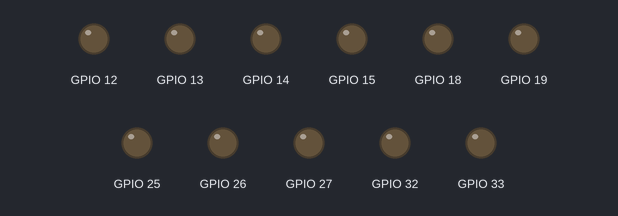
Bench run of a program on a simulated ESP32. Parts: output pins drawn as LEDs (lit = HIGH). WiFi joins after 1.5 s; servers stay silent unless stated; what the program prints to the serial monitor is not drawn.

Above: at 0.1 s.
At 1.6 s:
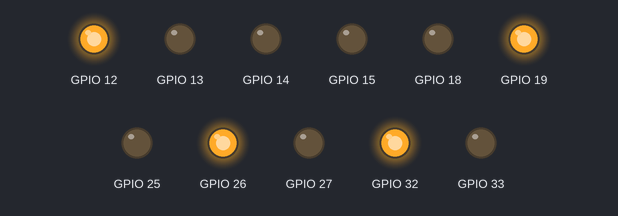
Timing chart, 0 to 3.1 s (numbered marks = the images above):
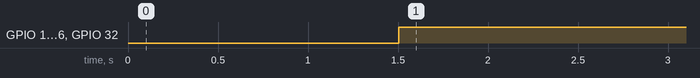

Measured:
- by itself, GPIO 12, GPIO 19, GPIO 26, GPIO 32: LOW → HIGH at 1.5 s

The program:

main.cpp
```cpp
/*
 * ESP32 main control unit.
 * - Receives {rx,ry,rheading,tx,ty,push} JSON over UDP from the MaixCam (see
 *   docs/PROTOCOL.md).
 * - Mixes that into 4 omniwheel motor commands (mecanum-style kinematics).
 * - Falls back to local-only behavior if no packet arrives for
 *   LAST_PACKET_TIMEOUT_MS (WiFi dropout risk from slide 9).
 * - Reads the IMU for orientation as a sanity check / fallback heading source.
 *
 * Wire the // TODOs in include/config.h before this will actually drive.
 */
#include <Arduino.h>
#include <WiFi.h>
#include <WiFiUdp.h>
#include <ArduinoJson.h>
#include "config.h"

WiFiUDP udp;
uint8_t packetBuffer[512];

unsigned long lastPacketMs = 0;
float lastTx = 0, lastTy = 0, lastRx = 0, lastRy = 0;
bool lastPush = false;

// ---------------------------------------------------------- motor setup ---
static const MotorPins MOTORS[4] = {MOTOR_FL, MOTOR_FR, MOTOR_RL, MOTOR_RR};
static const int PWM_CHANNELS[4] = {0, 1, 2, 3};

void setupMotors() {
    for (int i = 0; i < 4; i++) {
        pinMode(MOTORS[i].in1, OUTPUT);
        pinMode(MOTORS[i].in2, OUTPUT);
        ledcSetup(PWM_CHANNELS[i], PWM_FREQ_HZ, PWM_RESOLUTION);
        ledcAttachPin(MOTORS[i].pwm, PWM_CHANNELS[i]);
        pinMode(MOTORS[i].enc_a, INPUT);
        pinMode(MOTORS[i].enc_b, INPUT);
        // TODO: attachInterrupt on enc_a for real quadrature counting once
        // you need closed-loop speed control instead of open-loop PWM.
    }
}

// speed in [-1.0, 1.0]
void driveMotor(int idx, float speed) {
    speed = constrain(speed, -1.0f, 1.0f);
    bool forward = speed >= 0;
    digitalWrite(MOTORS[idx].in1, forward ? HIGH : LOW);
    digitalWrite(MOTORS[idx].in2, forward ? LOW : HIGH);
    int duty = (int)(fabs(speed) * ((1 << PWM_RESOLUTION) - 1));
    ledcWrite(PWM_CHANNELS[idx], duty);
}

void stopAllMotors() {
    for (int i = 0; i < 4; i++) driveMotor(i, 0.0f);
}

/*
 * Mecanum/omniwheel mixing: vx = strafe (+right), vy = forward (+away from
 * you), w = rotation (+clockwise from above). Signs depend on your physical
 * wheel roller orientation — if the robot drives diagonally when you ask for
 * straight forward, flip the sign on vx or w here, not in the vision code.
 */
void driveOmni(float vx, float vy, float w) {
    float fl = vy + vx + w;
    float fr = vy - vx - w;
    float rl = vy - vx + w;
    float rr = vy + vx - w;

    float maxMag = max(1.0f, max(max(fabs(fl), fabs(fr)), max(fabs(rl), fabs(rr))));
    driveMotor(0, fl / maxMag);
    driveMotor(1, fr / maxMag);
    driveMotor(2, rl / maxMag);
    driveMotor(3, rr / maxMag);
}

// ----------------------------------------------------------------- IMU ---
void setupImu() {
    // TODO: Wire.begin(IMU_SDA_PIN, IMU_SCL_PIN) + init your specific IMU chip
    // (MPU6050 is the common cheap choice). Left unimplemented until the
    // exact part is picked — see esp32/platformio.ini lib_deps for candidates.
}

float readImuHeadingDegrees() {
    // TODO: integrate gyro Z, or read a fused orientation if your IMU library
    // provides one. Returning 0 is a placeholder so the rest of the loop compiles.
    return 0.0f;
}

// --------------------------------------------------------------- WiFi ---
void setupWifi() {
    WiFi.begin(WIFI_SSID, WIFI_PASSWORD);
    Serial.print("Connecting to WiFi");
    while (WiFi.status() != WL_CONNECTED) {
        delay(300);
        Serial.print(".");
    }
    Serial.println();
    Serial.print("Connected. ESP32 IP (set this in maixcam/vision.py): ");
    Serial.println(WiFi.localIP());
    udp.begin(UDP_PORT);
}

void pollUdp() {
    int packetSize = udp.parsePacket();
    if (packetSize <= 0) return;

    int len = udp.read(packetBuffer, sizeof(packetBuffer) - 1);
    if (len <= 0) return;
    packetBuffer[len] = 0;

    JsonDocument doc;  // ArduinoJson v7
    DeserializationError err = deserializeJson(doc, packetBuffer, len);
    if (err) {
        Serial.print("JSON parse failed: ");
        Serial.println(err.c_str());
        return;
    }

    lastRx = doc["rx"] | 0.0f;
    lastRy = doc["ry"] | 0.0f;
    lastTx = doc["tx"] | 0.0f;
    lastTy = doc["ty"] | 0.0f;
    lastPush = doc["push"] | false;
    lastPacketMs = millis();
}

// ------------------------------------------------------- control loop ---
void runNormalControl() {
    // Simple proportional drive toward (tx, ty) in field-normalized coords.
    // TODO: replace with something that uses rheading/IMU heading to turn-then-drive,
    // or a proper feedback controller, once this basic version is working end to end.
    float dx = lastTx - lastRx;
    float dy = lastTy - lastRy;

    float vx = constrain(dx * 2.0f, -1.0f, 1.0f);
    float vy = constrain(dy * 2.0f, -1.0f, 1.0f);
    float w = 0.0f;  // TODO: use heading error once real heading is available

    if (lastPush) {
        // Driving through a block: prioritize straight-line torque over precision.
        vx *= 0.5f;
    }

    driveOmni(vx, vy, w);
}

void runFallbackControl() {
    // WiFi dropout fallback (slide 9). Placeholder: stop in place, which is
    // safe but passive. A slow forward sweep using only the IMU is a
    // reasonable next step once heading is real.
    stopAllMotors();
}

void setup() {
    Serial.begin(115200);
    setupMotors();
    setupImu();
    setupWifi();
}

void loop() {
    pollUdp();

    if (millis() - lastPacketMs < LAST_PACKET_TIMEOUT_MS) {
        runNormalControl();
    } else {
        runFallbackControl();
    }
}
```

config.h
```cpp
#pragma once

// ---------------------------------------------------------------- WiFi ---
#define WIFI_SSID     "TODO_your_ssid"
#define WIFI_PASSWORD "TODO_your_password"
#define UDP_PORT      8888   // must match maixcam/vision.py's ESP32_PORT

// If WiFi drops for this long, stop trusting the last command and run local
// fallback logic instead (see slide 9: WiFi dropout risk).
#define LAST_PACKET_TIMEOUT_MS 300

// --------------------------------------------------------- motor pins ---
// 4x omniwheels, encoded DC motors. Fill in your actual GPIO numbers —
// these are placeholders. Each motor needs 2 direction pins + 1 PWM pin
// (or fewer if your driver board takes PWM+DIR instead of PWM+PWM).
struct MotorPins {
    int pwm;
    int in1;
    int in2;
    int enc_a;
    int enc_b;
};

// Layout convention: looking down at the robot from above, FL/FR/RL/RR.
// Match this physically or your mixing math in main.cpp will drive sideways.
static const MotorPins MOTOR_FL = {/*pwm*/ 25, /*in1*/ 26, /*in2*/ 27, /*enc_a*/ 34, /*enc_b*/ 35};
static const MotorPins MOTOR_FR = {/*pwm*/ 14, /*in1*/ 12, /*in2*/ 13, /*enc_a*/ 36, /*enc_b*/ 39};
static const MotorPins MOTOR_RL = {/*pwm*/ 33, /*in1*/ 32, /*in2*/ 15, /*enc_a*/  4, /*enc_b*/  5};
static const MotorPins MOTOR_RR = {/*pwm*/ 18, /*in1*/ 19, /*in2*/ 21, /*enc_a*/ 22, /*enc_b*/ 23};

// PWM
#define PWM_FREQ_HZ   20000
#define PWM_RESOLUTION 8      // bits -> duty range 0-255

// --------------------------------------------------------------- IMU ---
#define IMU_SDA_PIN 21   // TODO: confirm — may collide with motor pins above,
#define IMU_SCL_PIN 22   // re-pin once your wiring diagram is final
```
